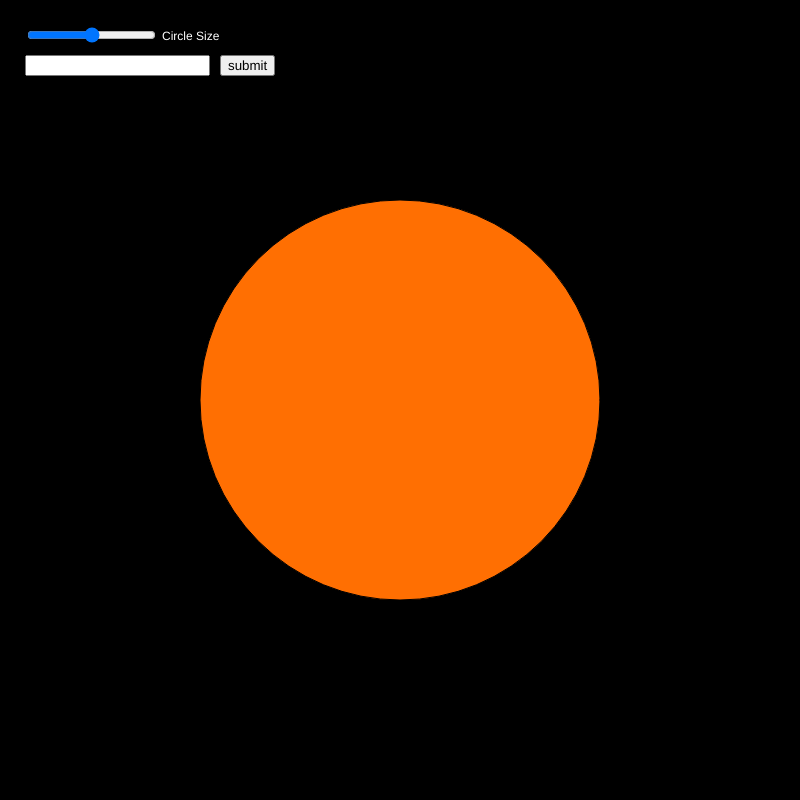
Frame 1 (no input)
Frame 60 (no input): identical to frame 1, image omitted
Frame 120 (the mouse pressed at the canvas centre since frame 60): identical to frame 1, image omitted

The p5.js sketch that drew this single still picture (run headless with seeded random() and noise() and a simulated clock; from frame 60 on, the mouse is pressed at the canvas centre):

// p5.js sketch
// ── sketch.js
//jims sk8
var backgroundShade = 0;

function setup() {
  //create an html slider (w/ the DOM library) to adjust the size of the circle
  circleSlider = createSlider(0, 800, 400);
  circleSlider.position(25,25); //position the slider on the screen

  //create a text input field whose value will change the background shade
  input = createInput();
  input.position(25,55);

  button = createButton('submit');
  button.position(input.x+input.width+10, 55);
  button.mousePressed(changeBackground);

  createCanvas(800,800);
}

function draw() {
  background(backgroundShade);

  var circleWidth = circleSlider.value();

  fill(255, 111, 2); //circle fill colour
  ellipse(width/2, height/2, circleWidth, circleWidth);

  fill(255);
  text("Circle Size", circleSlider.x+circleSlider.width+8, 40);
}

function changeBackground(){
  //get the value of our text input field
  var inputArgument = input.value();

  //we need to check if the argument is a number and is between 0-255
  if(isNaN(inputArgument)){
    console.log("Argument is not a number.");
  }
  else{
    if(inputArgument >= 0 && inputArgument <= 255){ //set the background to the shade specified in the input field
      backgroundShade = Number(inputArgument);  //must make this into a number
    }
    else{
      console.log("Number out of range; should be 0-255");
    }
  }
}
